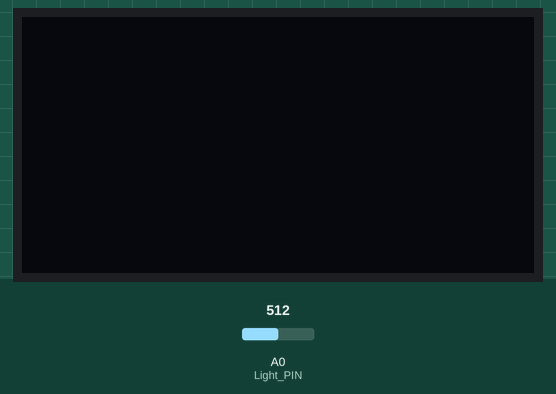
The sketch below on a simulated Arduino Uno, built with avr-gcc and run on an emulated ATmega328P. Shown: 128×64 one-colour display. The test bench sets the inputs (shaded band); at power-on: A0 (Light_PIN) = 512.

Above: at 0.1 s.
At 10.1 s:
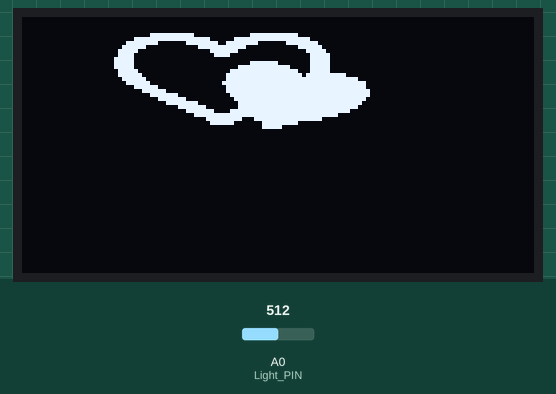
At 20.1 s:
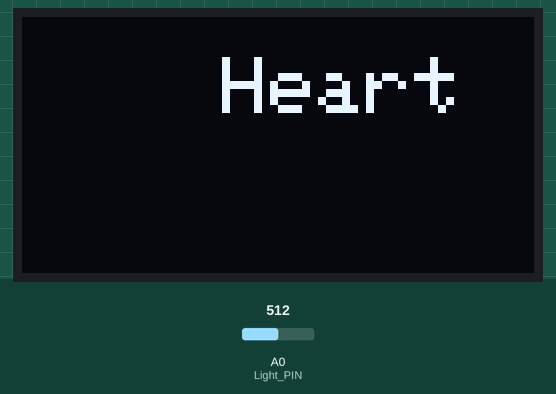

Measured:
- what the display in image 1 shows lasts 10.0 s, from 10.1 s to 20.1 s

The sketch:

sketch_oct1019a.ino
```cpp
//110419044楊琬婷
//110413013黃筱涵
#include <Wire.h>
#include <SPI.h>
#include <Adafruit_GFX.h>
#include <Adafruit_SSD1306.h>
#define OLED_MOSI 11
#define OLED_CLK 12
#define OLED_DC 9
#define OLED_CS 8
#define OLED_RESET 10
#define Light_PIN A0
Adafruit_SSD1306 display(OLED_MOSI, OLED_CLK, OLED_DC, OLED_RESET, OLED_CS);

static const unsigned char PROGMEM Logo1[]={
        0x00,0x00,0x00,0x00,0x00,0x00,0x00,0x00,
	0x00,0x00,0x00,0x00,0x00,0x00,0x00,0x00,
	0x00,0x00,0x00,0x00,0x00,0x00,0x00,0x00,
	0x00,0x00,0x00,0x00,0x00,0x00,0x00,0x00,
	0x00,0x7f,0xf0,0x00,0x3f,0xfc,0x00,0x00,
	0x07,0xff,0xff,0x03,0xff,0xff,0x80,0x00,
	0x1f,0xe0,0x3f,0xcf,0xf0,0x1f,0xe0,0x00,
	0x3f,0x00,0x07,0xff,0x80,0x03,0xf0,0x00,
	0x7c,0x00,0x00,0xfe,0x00,0x00,0xf8,0x00,
	0x78,0x00,0x00,0x78,0x00,0x00,0x7c,0x00,
	0xf8,0x00,0x00,0x00,0x00,0x00,0x7c,0x00,
	0xf8,0x00,0x00,0x00,0x3f,0x80,0x7c,0x00,
	0xf8,0x00,0x00,0x01,0xff,0xf0,0x7c,0x00,
	0x7c,0x00,0x00,0x07,0xff,0xfc,0x7c,0x00,
	0x7e,0x00,0x00,0x0f,0xff,0xfe,0xff,0xc0,
	0x3f,0x00,0x00,0x0f,0xff,0xff,0xff,0xf8,
	0x1f,0x80,0x00,0x1f,0xff,0xff,0xff,0xfe,
	0x07,0xe0,0x00,0x0f,0xff,0xff,0xff,0xfe,
	0x01,0xf8,0x00,0x0f,0xff,0xff,0xff,0xff,
	0x00,0x7f,0x00,0x07,0xff,0xff,0xff,0xff,
	0x00,0x1f,0xc0,0x03,0xff,0xff,0xff,0xfe,
	0x00,0x07,0xf8,0x01,0xff,0xff,0xff,0xfc,
	0x00,0x00,0xfe,0x01,0xff,0xff,0xff,0xf8,
	0x00,0x00,0x3f,0x87,0xff,0xff,0xff,0xe0,
	0x00,0x00,0x0f,0xff,0xff,0xff,0xff,0x00,
	0x00,0x00,0x01,0xff,0x1f,0xff,0xf0,0x00,
	0x00,0x00,0x00,0xfc,0x07,0xfc,0x00,0x00,
	0x00,0x00,0x00,0x00,0x07,0xc0,0x00,0x00,
	0x00,0x00,0x00,0x00,0x00,0x00,0x00,0x00,
	0x00,0x00,0x00,0x00,0x00,0x00,0x00,0x00,
	0x00,0x00,0x00,0x00,0x00,0x00,0x00,0x00,
	0x00,0x00,0x00,0x00,0x00,0x00,0x00,0x00,
};

void splash() {
  int light = analogRead(Light_PIN);
  display.clearDisplay();
  display.drawBitmap(23,0,Logo1,64,32,WHITE);
  delay(10000);
  display.display();
  display.clearDisplay();
  display.setTextColor(WHITE);
  display.setTextSize(2);
  display.setCursor(50,10);
  display.print("Heart");
  delay(10000);
  display.display();
}


void setup() {
  Serial.begin(9600);
  pinMode(Light_PIN, INPUT);
  display.begin(SSD1306_SWITCHCAPVCC, 0x3D);
  display.clearDisplay();

  display.setTextWrap(false);
  // put your setup code here, to run once:

}

void loop() {
  splash();
  // put your main code here, to run repeatedly:

}
```
